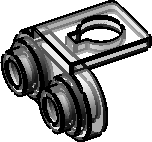
#> input picture Imaging Pipeline/Ref Images/18986.bmp, 152 x 142 px, given in place of the camera
$ jupyter execute 'Raspberry Pi Piece Recognition (pre centering attempt).ipynb'   (text cells are left out)
#> lines starting #> are read from the running program, lines starting #| are printed output that depends on the picture
### Imaging Pipeline/tracker.py
# To implement:
# Will have to implement a time tracker so that we can call in the time that bounding box + id combos have been present. If it has reached a certain threshold
# we can conclude that it is a lego piece (a consistent contour). We will then take a photo of that piece at different time intervals and put it into our model

import math
import uuid
import random

class EuclideanDistTracker:
    # [54 lines left out: functions __init__, update, not called in this run]

### Imaging Pipeline/Raspberry Pi Piece Recognition (pre centering attempt).ipynb
[cell 1]
# Import packages

# reload our external packages (tracker)
import importlib

import numpy as np
import cv2
import os
from skimage import data, filters
import tracker as track
import threading  # Import the threading module

importlib.reload(track)

# Directory to save training images

# base_dir = "/Users/williamlee/Documents/Git Repos/Lego-Brick-Sorter/Imaging Pipeline/testImages"
# base_dir = "/home/billiam/Documents/Lego_Sorter/TestPipelineImages"
base_dir = "/home/billiam/Documents/Lego_Sorter/CREATED BATCHES"

os.chdir(base_dir)
print(os.listdir())

[cell 2]
# pieceNum = "3021"
# os.chdir(pieceNum)
# Open Video
#cap = cv2.VideoCapture(0)
cap = cv2.VideoCapture(cv2.CAP_V4L2)

#Play from video:
#cap = cv2.VideoCapture("/home/billiam/Documents/Repos/Lego-Brick-Sorter/Imaging Pipeline/twoPieces.mp4")

# Adjust Camera Settings
cap.set(cv2.CAP_PROP_AUTO_EXPOSURE, 1) # Manual exposure mode
cap.set(cv2.CAP_PROP_EXPOSURE, 40)
cap.set(cv2.CAP_PROP_AUTO_WB, 0) # Disable automatic white balance (Not sure if this is working)

# Create Tracker Object
tracker = track.EuclideanDistTracker()

# Create BG Subtraction Function with set parameters
fgbg = cv2.createBackgroundSubtractorMOG2(detectShadows=False)
fgbg.setVarThreshold(100) #The threshold of what is detected as not background (150 can detect regular pieces, but not white)

# Create Window
cv2.startWindowThread()

# Function to save an image using cv2.imwrite in a separate thread
def save_image_thread(roi, uniqueId, age):
    save_path = os.path.join(base_dir, f"{uniqueId}_{age}.png")
    cv2.imwrite(save_path, roi)

# Set up the gamma correction factor
gamma = 1.2  # Adjust this value to control the contrast (1.0 means no change)

# Function to apply gamma correction to an image
def adjust_gamma(image, gamma=1.0):
    # Build a lookup table mapping the pixel values [0, 255] to their adjusted gamma values
    inv_gamma = 1.0 / gamma
    table = np.array([((i / 255.0) ** inv_gamma) * 255 for i in np.arange(0, 256)]).astype(np.uint8)
    # Apply the gamma correction using the lookup table
    return cv2.LUT(image, table)

while(True):
    # print("in loop")
    # Capture video frame by frame
    ret, frame = cap.read()
#> frame is the input picture: shape (142, 152, 3); min 0, max 255, mean 162.7

    # [7 lines of commented-out code are left out]
    window_factor = 1      # Size factor of display window
    x_left_crop = 0        # Left side window crop
    x_right_crop = 1920     # Right side window crop
    y_top_crop = 0          # Top side window crop
    y_bottom_crop = 1080    # Bottom side window crop
    saturation_factor = 1.2 # Factor to saturate image by
    value_factor = 1.2      # Factor to increase value of image by

    # Crop and adjust saturation of image. Blur to reduce noise from saturation
    #frame = frame[y_top_crop:y_bottom_crop, x_left_crop:x_right_crop]
    adjusted = cv2.cvtColor(frame, cv2.COLOR_BGR2HSV).astype("float32")
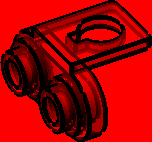
#> adjusted: shape (142, 152, 3) float32; mean B, G, R 0, 0, 162.7
    (h, s, v) = cv2.split(adjusted)
#> h: shape (142, 152) float32; every value is 0
    s = s * saturation_factor
    s = np.clip(s,0,255)
    v = v * value_factor
    v = np.clip(v,0,255)
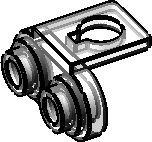
#> v: shape (142, 152) float32; min 0, max 255, mean 170.3
    adjusted = cv2.merge([h,s,v])
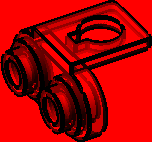
#> adjusted: shape (142, 152, 3) float32; mean B, G, R 0, 0, 170.3
    frame = cv2.cvtColor(adjusted.astype("uint8"), cv2.COLOR_HSV2BGR)
    #frame = cv2.GaussianBlur(frame, (25, 25), 0)

    # Apply gamma correction
    frame = adjust_gamma(frame, gamma=gamma)

    # Apply MOG2 to Frame
    fgmask = fgbg.apply(frame)
#> fgmask: shape (142, 152); every value is 255

    # Adjust size
    #frame = cv2.resize(frame, None, fx=window_factor, fy=window_factor, interpolation=cv2.INTER_AREA)
    #fgmask = cv2.resize(fgmask, None, fx=window_factor, fy=window_factor, interpolation=cv2.INTER_AREA)


    # 1: Object Detection
    min_area = 300 # Min area of contour to detect as piece

    # Iterate through discovered contours and add detections
    contours, hierarchy = cv2.findContours(image=fgmask, mode=cv2.RETR_CCOMP, method=cv2.CHAIN_APPROX_SIMPLE)
#> contours = [[[0, 0], [0, 141], [151, 141], [151, 0]]]
    detections = []
    image_copy = frame.copy()
    contourFrame = frame.copy()

    cv2.drawContours(contourFrame, contours, -1, (0,255,0), 3)
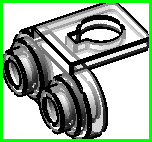
#> contourFrame: shape (142, 152, 3); mean B, G, R 154.9, 175.3, 154.9

    for i, contour in enumerate(contours):

        if hierarchy[0,i,3] == -1:
            x, y, w, h = cv2.boundingRect(contour)
            # If contour overlap with border then skip
            if((x == 0) or (y == 0) or (x+w >= frame.shape[1]) or (y+h >= frame.shape[0])):
                continue

            area = cv2.contourArea(contour)
            if(area > min_area):
                cv2.putText(contourFrame, "Area: " + str(area), (x, y-10), 0,0.5, (255,0,0), 2)
                detections.append([x, y, w, h])
#> this loop made 1 pass
#> (contour, x, y, w, h) on pass 1: ([[0, 0], [0, 141], [151, 141], [151, 0]], 0, 0, 152, 142)
#> after the loop, detections = []

    # In order to detect white pieces, we need to write a function that takes all the contours, looks at the ones that make the size criteria, and then
    # finds all nearby contours and adds them to the contour space. The white pieces being detected as a bunch of small contours

    # 2: Object Tracking
    min_age = 30 # Min age of object to classify as brick
    interval = 1 # Frequency of images to save after being classified as brick

    box_ids = tracker.update(detections)
#> after the loop in update, `for rect in objects_rect:`: self.center_points = 0 items; self.id_count = 0
#> after the loop in update, `for obj_bb_id in objects_bbs_ids:`: new_center_points = 0 items
#> box_ids = []
    for box_id in box_ids:
        x, y, w, h, id, age, uniqueId = box_id
        # If a box is "old enough" box is determined to be a piece --> take pictures
        if age > min_age:
            larger = w
            if(h > w):
                larger = h
            cv2.rectangle(image_copy, (x,y), (x+larger, y+larger), (0, 255, 0), 3)
            cv2.putText(image_copy, "PIECE IS HERE" + " time:" + str(age) + " id:" + str(uniqueId),(x,y-10),0,0.5,(255, 0, 0), 2)

            #print(tracker.center_points)

            # Save bounding box as image every X frames
            if x and y > 10:
                padding = 10
            else:
                padding = 0
            roi = frame[y:y+larger, x:x+larger]
            true_age = age - min_age

            if(true_age % interval == 0):
                #print(true_age)
                #print("save image")


                # When saving I am getting duplicate UUIDs (fixed with smaller distance on tracker.py)
                # Start a new thread to save the image
                save_thread = threading.Thread(target=save_image_thread, args=(roi.copy(), uniqueId, age))
                save_thread.start()
#> this loop made 0 passes


    cv2.imshow('Feed with bounding boxes', image_copy)
    #cv2.imshow('MOG2 Output', fgmask)
    #cv2.imshow('Contours', contourFrame)
    if cv2.waitKey(1) & 0xFF == ord('q'):
#> (key q is pressed here)
        break

cv2.destroyAllWindows()
cap.release()

$ run again, on Imaging Pipeline/Ref Images/28974.bmp
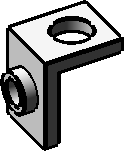
#> input picture Imaging Pipeline/Ref Images/28974.bmp, 124 x 151 px, given in place of the camera
#> frame is the input picture: shape (151, 124, 3); min 0, max 255, mean 177.4
#> `adjusted = cv2.merge([h,s,v])`:
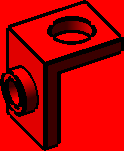
#> adjusted: shape (151, 124, 3) float32; mean B, G, R 0, 0, 183.6
#> fgmask: shape (151, 124); every value is 255
#> contours = [[[0, 0], [0, 150], [123, 150], [123, 0]]]
#> `cv2.drawContours(contourFrame, contours, -1, (0,255,0), 3)`:
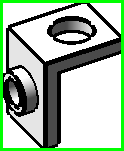
#> contourFrame: shape (151, 124, 3); mean B, G, R 165.2, 187.2, 165.2
#> the loop `for i, contour in enumerate(contours): ` made 1 pass
#> (contour, x, y, w, h) on pass 1: ([[0, 0], [0, 150], [123, 150], [123, 0]], 0, 0, 124, 151)
#> after the loop `for i, contour in enumerate(contours):`: detections = []
#> after the loop in update, `for rect in objects_rect:`: self.center_points = 0 items; self.id_count = 0
#> after the loop in update, `for obj_bb_id in objects_bbs_ids:`: new_center_points = 0 items
#> box_ids = []
